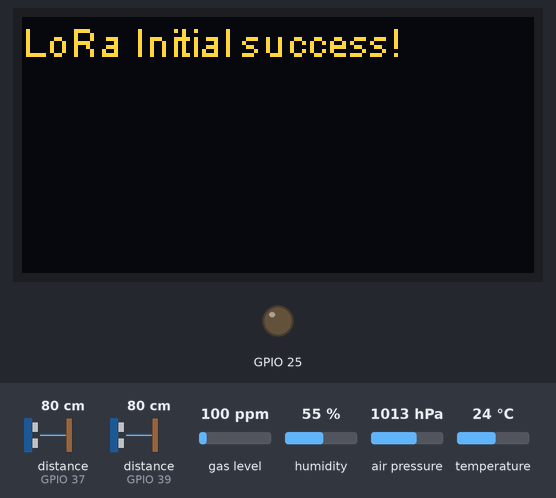
A sketch run on a simulated ESP32. On the bench: 128×64 one-colour display, output pins drawn as LEDs (lit = HIGH). Wiring (inferred from the names in the program): 2 × ultrasonic range finder: trigger GPIO 32, echo GPIO 37 / trigger GPIO 33, echo GPIO 39. The inputs (shaded band) are chosen by the test bench; at power-on: distance to the obstacle (sensors on GPIO 37, GPIO 39) 80 cm, gas level 100 ppm, humidity 55 %, air pressure 1013 hPa, temperature 24 °C. The echo pulse lasts 58.3 µs per cm; the OLED is the two-colour kind (top 16 rows yellow); pins used as bus, display or sensor lines are not drawn; what the sketch prints to the serial monitor is not drawn.

Above: at 0.1 s.

The sketch:

LoRa_Emisor.ino
```cpp
//Librerias
#include <ArduinoJson.h>
#include "heltec.h" //Esta Libreria llama a la de Lora.h
#include <Wire.h>
#include <SPI.h>
#include <Adafruit_Sensor.h>
#include "Adafruit_BME680.h"
//Librerias

StaticJsonDocument<400> payload;
JsonObject ubicacion = payload.createNestedObject("ubicacion");
JsonObject medidas = payload.createNestedObject("medidas");
JsonObject avgmedidas = payload.createNestedObject("avgmedidas");

//NOMBRE DEL CORRAL
String nombre_corral = "Corral Wvaldo";
//NOMBRE DEL CORRAL

//programador de obtencion de data
const long interval = 60000;
unsigned long prev;
//programador de obtencion de data

//BME680
Adafruit_BME680 bme; // I2C
//BME680
//Sensor HCSR04
#define TRIG2 32
#define ECHO2 37
#define TRIG1 33
#define ECHO1 39
#define TRIG_US 50
volatile int echo_start1 = 0;
volatile int echo_start2 = 0;
volatile int echo_end1 = 0;
volatile int echo_end2 = 0;
volatile int echo_duration1 = 0;
volatile int echo_duration2 = 0;
//Sensor HCSR04

//variables para timer
volatile int TICK_COUNTS = 4000;
static int TICK_REF = 4000;
hw_timer_t * timer = NULL;
portMUX_TYPE timerMux = portMUX_INITIALIZER_UNLOCKED;
//variables para timer

//Configuraciones del transmisor
#define txP 14 //[1]Valor por defecto en dB
#define Opin RF_PACONFIG_PASELECT_PABOOST//[1]Pin de salida del modulador LoRa
#define BAND 915E6//[2]BANDA
#define SF 7//[3]SPREADING FACTOR por defecto 7
#define BW 125E3 //[4]Ancho de banda de 125Khz
#define CR 5 //[5]Razon de codificacion. valor por defecto 4/5
#define PL 8 //[6]Preamble Length valor por defecto 8
#define SW 0x34 //[7]Sync Word. valor por defecto 0x43
//[8]CRC se configura directamente con un metodo. por defecto esta desactivado.
//Configuraciones del transmisor
//Variables para visualizacion
String sf,rb,band,bw,rs,power;
float RB,RS,c1,c2; //Variables para visualizacion
//Configuraciones del transmisor

//Promedios locales
int count = 1;
float avetemp, avepress, avehumi, avecompgas, avedist1, avedist2 = 0;
float dist1sum, dist2sum, tempsum, humisum, gassum, pressum = 0;
String aveframe;
//Promedios locales

//------------Visualizacion de parametros
void param (){
  c1=4/(4+4/CR);
  c2=pow(2,SF)/BW;
  RB=SF*c1/c2*1E3;
  RS=BW/pow(2,SF);
  sf=String(SF);
  rb=String(RB);
  rs=String(RS);
  band=String(BAND);
  bw=String(BW);
  power=String(txP);
  Heltec.display->clear();
  Heltec.display->drawString(0, 0, "Parametros de Transmisor");
  Heltec.display->drawString(0, 10, "SF:");
  Heltec.display->drawString(20, 10, sf);

  Heltec.display->drawString(30, 10, "BW:");
  Heltec.display->drawString(50, 10, bw);
  Heltec.display->drawString(105, 10, "Hz");

  Heltec.display->drawString(0, 20, "RB:");
  Heltec.display->drawString(20, 20, rb);
  Heltec.display->drawString(80, 20, "bps");

  Heltec.display->drawString(0, 30, "RS:");
  Heltec.display->drawString(20, 30, rs);
  Heltec.display->drawString(60, 30, "sps");

  Heltec.display->drawString(0, 40, "BANDA:");
  Heltec.display->drawString(40, 40, band);
  Heltec.display->drawString(110, 40, "Hz");

  Heltec.display->drawString(0, 50, "PotenciaTx:");
  Heltec.display->drawString(55, 50, power);
  Heltec.display->drawString(65, 50, "dB");

  Heltec.display->display();
  delay(4000); //4seg para poder apreciar los parametros
  Heltec.display->clear();
  }
//------------Visualizacion de parametros

//ISR S
void echo1_isr () {
  switch (digitalRead(ECHO1)){
    case HIGH:
      echo_end1 = 0;
      echo_start1 = micros();
      break;
    case LOW:
      echo_end1 = micros();
      echo_duration1 = echo_end1 - echo_start1;
      break;}}

void echo2_isr () {
  switch (digitalRead(ECHO2)){
    case HIGH:
      echo_end2 = 0;
      echo_start2 = micros();
      break;
    case LOW:
      echo_end2 = micros();
      echo_duration2 = echo_end2 - echo_start2;
      break;}}

void IRAM_ATTR shot_pulse(){
  portENTER_CRITICAL_ISR(&timerMux);
  static volatile int state = 0;
  TICK_COUNTS -= 1;
  if(TICK_COUNTS == 0){
    state = 1;
    TICK_COUNTS =TICK_REF;
    }
    switch(state){
      case 0:
        break;
      case 1:
        digitalWrite(TRIG1, HIGH);
        digitalWrite(TRIG2, HIGH);
        state = 2;
        break;
      case 2:
        digitalWrite(TRIG1, LOW);
        digitalWrite(TRIG2, LOW);
        state =0;
        break;
      }

  portEXIT_CRITICAL_ISR(&timerMux);
  }
//ISR S

void setup() {
//Configuraciones del transmisor
pinMode(LED,OUTPUT);
Heltec.begin(true /*DisplayEnable Enable*/, true /*Heltec.LoRa Disable*/, true /*Serial Enable*/, true /*PABOOST Enable*/, BAND /*long BAND*/);
//Incializa la libreria, el oled,lora y el puerto serial en 115200baud.
LoRa.setTxPower(txP,Opin);//[1][1]
//LoRa.setFrequency(BAND);//[2]
LoRa.setSpreadingFactor(SF);//[3]
LoRa.setSignalBandwidth(BW);//[4]
LoRa.setCodingRate4(CR);//[5]
LoRa.setPreambleLength(PL);//[6]
LoRa.setSyncWord(SW);//[7]
LoRa.disableCrc();
//Configuraciones del transmisor

//Inicializacion de OLED
Heltec.display->init();
Heltec.display->flipScreenVertically();
Heltec.display->setFont(ArialMT_Plain_10);
param();
Heltec.display->drawString(0, 0, " ");
Heltec.display->display();
//Inicializacion de OLED

//BME 680 INICIALIZACION
Wire.begin(4,15);
if (!bme.begin()) {
    Serial.println("Could not find a valid BME680 sensor, check wiring!");
    while (1);
  }
// Set up oversampling and filter initialization
bme.setTemperatureOversampling(BME680_OS_8X);
bme.setHumidityOversampling(BME680_OS_2X);
bme.setPressureOversampling(BME680_OS_4X);
bme.setIIRFilterSize(BME680_FILTER_SIZE_3);
bme.setGasHeater(320, 150); // 320*C for 150 ms
//BME 680 INICIALIZACION

//pines para hcs sr04
pinMode(TRIG1,OUTPUT);
pinMode(TRIG2,OUTPUT);
pinMode(ECHO1,INPUT);
pinMode(ECHO2,INPUT);
digitalWrite(TRIG1, LOW);
digitalWrite(TRIG2, LOW);
//pines para hcs sr04

//interrupciones y timer
attachInterrupt(ECHO1, echo1_isr, CHANGE);
attachInterrupt(ECHO2, echo2_isr, CHANGE);

timer = timerBegin(0, 240, true);
timerAttachInterrupt(timer, &shot_pulse, CHANGE);
timerAlarmWrite(timer, TRIG_US, true);
timerAlarmEnable(timer);
//interrupciones y timer

//JSON INFORMACION BASICA DEL NODO
payload["Corral"] = nombre_corral;
payload["fechaHora"] = "null";
ubicacion["lat"]=9.045448;
ubicacion["long"]=-79.406670;
medidas["comida"]=0;
medidas["agua"]=0;
medidas["temperatura"]=0;
medidas["humedad"]=0;
medidas["presion"]=0;
medidas["gas"]=0;
avgmedidas["comida"]=0;
avgmedidas["agua"]=0;
avgmedidas["temperatura"]=0;
avgmedidas["humedad"]=0;
avgmedidas["presion"]=0;
avgmedidas["gas"]=0;
//JSON
}


void loop() {
  unsigned long current =  millis();
  if (current - prev == interval){
    prev = current;

    if (! bme.performReading()) {
    Serial.println("Failed to perform reading :(");
    return;
    }
    else{

    Serial.println("Reading Performed Correctly");
    int dist1=echo_duration1/58;
    int dist2=echo_duration2/58;
    float v1 = ((abs(22-dist1))*10.7*13.2)/1000; //volumen de un cuboid
    float v2 = ((((abs(21-dist2))*10.7*13.2)/1000)/2.12)*100;
    float tempe = bme.temperature;
    float presion = (bme.pressure/100)/1000;
    unsigned long gasresis = bme.gas_resistance;
    float humi = bme.humidity;
    float compgas = log(gasresis) + 0.04*humi;
    if(isinf(compgas)){compgas=0;}

    if (count ==1){
      //dummy first cycle to discard first values
      count++;
    } else if (count<601) {
      dist1sum = v1+dist1sum; avedist1 = dist1sum/(count-1);
      dist2sum = v2+dist2sum; avedist2 = dist2sum/(count-1);
      tempsum = tempe+tempsum; avetemp = tempsum/(count-1);
      humisum = humi+humisum; avehumi = humisum/(count-1);
      pressum = presion+pressum; avepress = pressum/(count-1);
      gassum = compgas+gassum; avecompgas = gassum/(count-1);
      count++;
      if (count%5 == 0){
      String aveframe = String(avedist1)+","+String(avedist2)+","+String(avetemp)+","+String(avehumi)+","+String(avepress)+","+ String(avecompgas);
      Serial.print("Daily average so far: ");
      Serial.println(aveframe);
      }
    } else {
      count = 1;
      avgmedidas["agua"]=avedist1;
      avgmedidas["comida"]=avedist2;
      avgmedidas["temperatura"]=avetemp;
      avgmedidas["humedad"]=avehumi;
      avgmedidas["presion"]=avepress;
      avgmedidas["gas"]=avecompgas;
      Serial.println("Daily average measurement set correctly!");
      dist1sum, dist2sum, tempsum, humisum, pressum, gassum = 0;
    }

    medidas["agua"]=v1;
    medidas["comida"]=v2;
    medidas["temperatura"]=tempe;
    medidas["humedad"]=humi;
    medidas["presion"]=presion;
    medidas["gas"]=compgas;
    //serializeJsonPretty(payload, Serial);
    char packet[400];
    serializeJson(payload, packet);
    //Serial.println(packet);
    LoRa.beginPacket();
    LoRa.print(packet);
    LoRa.endPacket();
    }
    }

}
```
